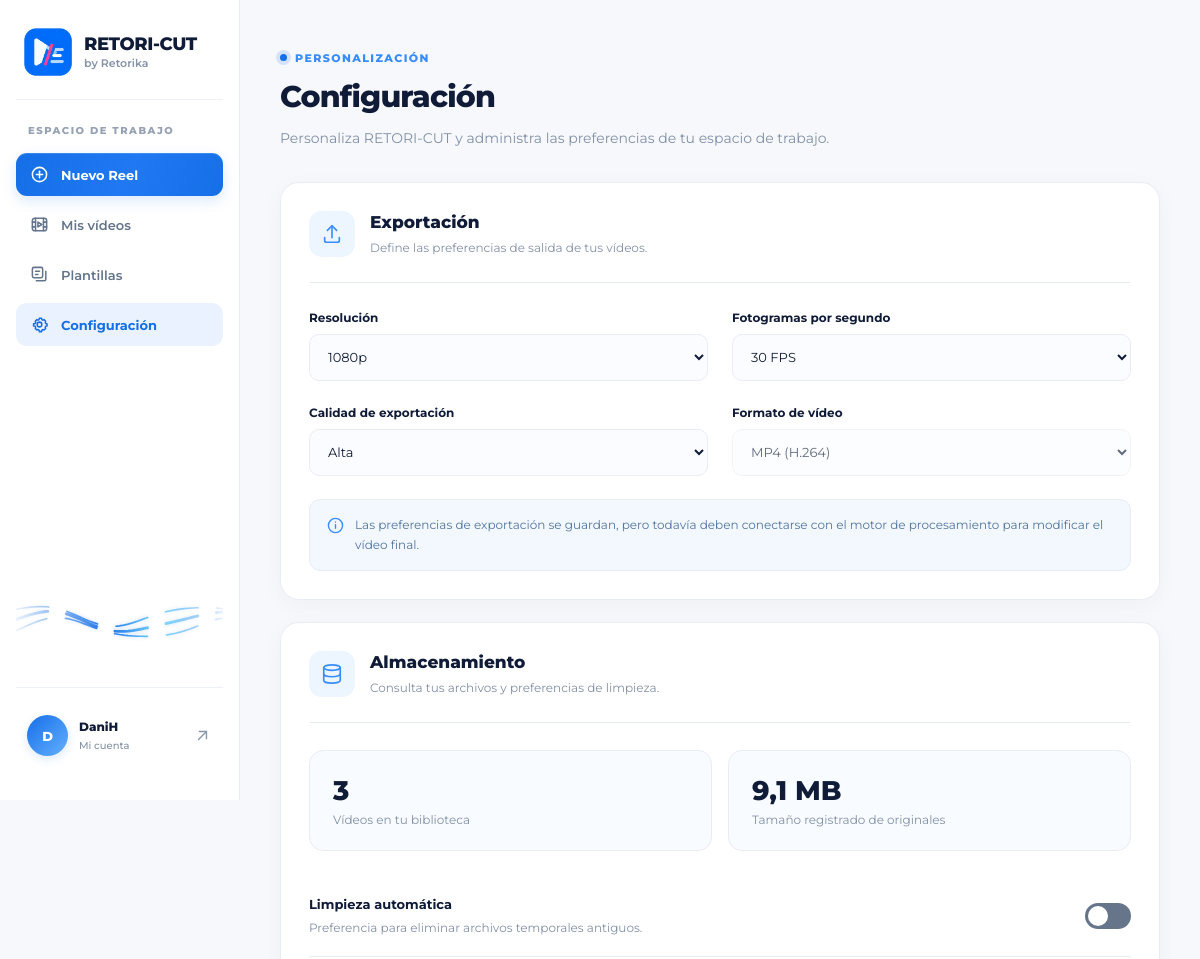
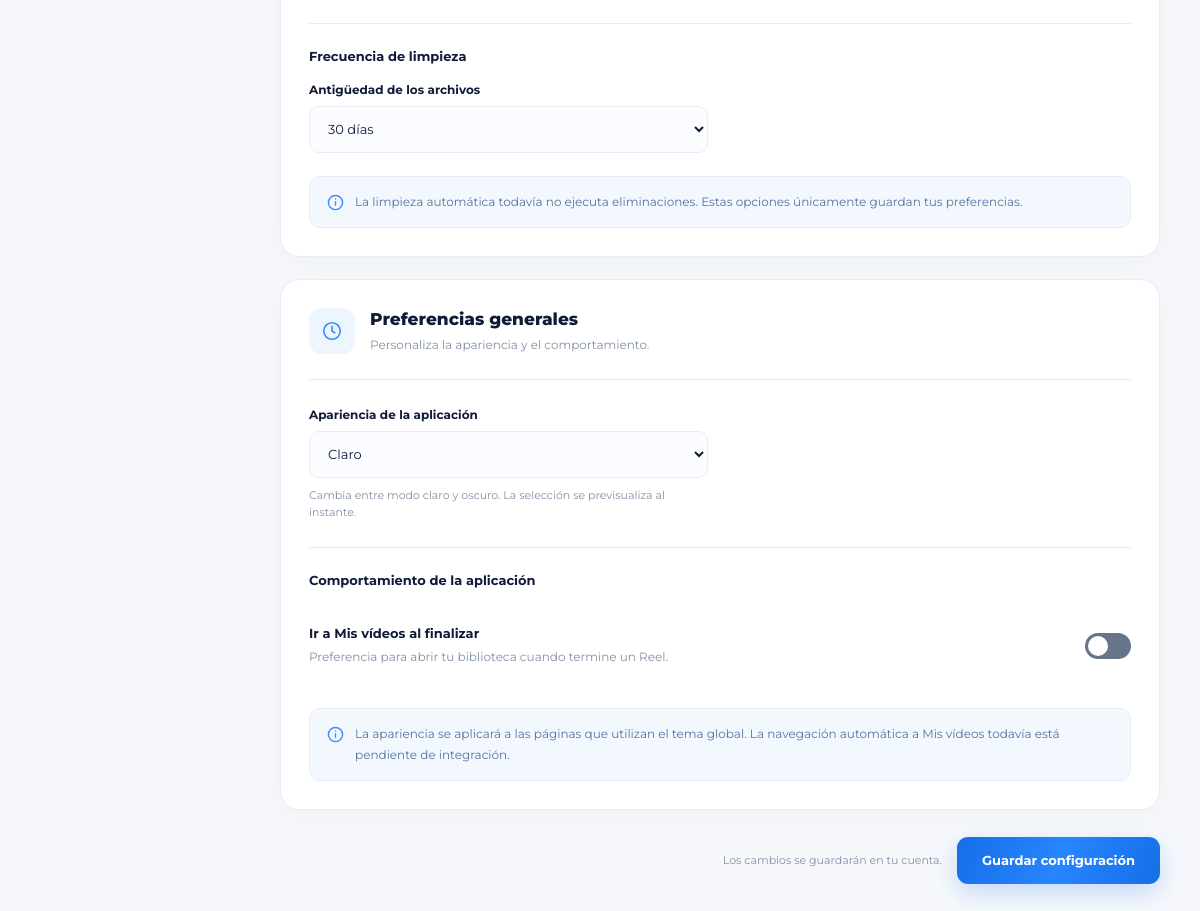
The app's page /configuracion/ (signed in) with its own data (2 pictures, top to bottom).
### reels/models.py (models this page shows, shortened)
class PreferenciasUsuario(models.Model):
    usuario = models.OneToOneField(
        settings.AUTH_USER_MODEL,
        on_delete=models.CASCADE,
        related_name="preferencias_retori_cut",
    )
    resolucion = models.CharField(
        max_length=4,
        choices=[
            ("720", "720p"),
            ("1080", "1080p"),
        ],
        default="1080",
    )
    fps = models.PositiveSmallIntegerField(
        choices=[
            (24, "24 FPS"),
            (30, "30 FPS"),
            (60, "60 FPS"),
        ],
        default=30,
    )
    calidad = models.CharField(
        max_length=20,
        choices=[
            ("alta", "Alta"),
            ("equilibrada", "Equilibrada"),
            ("ligera", "Archivo ligero"),
        ],
        default="equilibrada",
    )
    tema = models.CharField(
        max_length=10,
        choices=[
            ("claro", "Claro"),
            ("oscuro", "Oscuro"),
        ],
        default="claro",
    )
    avisar_finalizacion = models.BooleanField(
        default=True
    )
    ir_a_mis_videos = models.BooleanField(
        default=False
    )
    conservar_originales = models.BooleanField(
        default=True
    )
    limpieza_automatica = models.BooleanField(
        default=False
    )
    dias_limpieza = models.PositiveSmallIntegerField(
        choices=[
            (7, "7 días"),
            (30, "30 días"),
            (90, "90 días"),
        ],
        default=30,
    )

### reels/configuracion_views.py (the view)
@login_required(login_url="iniciar_sesion")
@require_http_methods(["GET", "POST"])
def configuracion(request):
    preferencias, _ = PreferenciasUsuario.objects.get_or_create(
        usuario=request.user
    )
    if request.method == "POST":
        formulario = PreferenciasForm(
            request.POST,
            instance=preferencias,
        )
        if formulario.is_valid():
            formulario.save()
            messages.success(
                request,
                "Preferencias guardadas correctamente.",
            )
            return redirect("configuracion")
    else:
        formulario = PreferenciasForm(
            instance=preferencias
        )
    reels = Reel.objects.filter(
        usuario=request.user
    )
    cantidad = reels.count()
    bytes_originales = (
        reels.aggregate(
            total=Sum("peso")
        )["total"] or 0
    )
    espacio_originales_mb = round(
        bytes_originales / (1024 * 1024),
        1,
    )
    return render(
        request,
        "reels/configuracion.html",
        {
            "formulario": formulario,
            "cantidad_videos": cantidad,
            "espacio_originales_mb": espacio_originales_mb,
        },
    )

### templates/reels/configuracion.html (shortened to what this page needs)
{% extends "reels/base.html" %}
{% block nav_configuracion %}active{% endblock %}
{% block content %}
<div class="configuracion-page">
    <header class="configuracion-cabecera">
        <span class="configuracion-etiqueta">
            PERSONALIZACIÓN
        </span>
        <h1>Configuración</h1>
        <p>
            Personaliza RETORI-CUT y administra las
            preferencias de tu espacio de trabajo.
        </p>
    </header>
    <form method="post" action="{% url 'configuracion' %}">
        <section class="configuracion-tarjeta">
            <div class="configuracion-tarjeta-cabecera">
                <div class="configuracion-icono">
                    <svg viewBox="0 0 24 24">
                        <path d="M12 16V3"/>
                        <path d="m7 8 5-5 5 5"/>
                        <path d="M4 16v3a2 2 0 0 0 2 2h12a2 2 0 0 0 2-2v-3"/>
                    </svg>
                </div>
                <div class="configuracion-tarjeta-titulo">
                    <h2>Exportación</h2>
                    <p>Define las preferencias de salida de tus vídeos.</p>
                </div>
            </div>
            <div class="configuracion-grid">
                <div class="configuracion-campo">
                    <label for="{{ formulario.resolucion.id_for_label }}">
                        Resolución
                    </label>
                    {{ formulario.resolucion }}
                </div>
                <div class="configuracion-campo">
                    <label for="{{ formulario.fps.id_for_label }}">
                        Fotogramas por segundo
                    </label>
                    {{ formulario.fps }}
                </div>
                <div class="configuracion-campo">
                    <label for="{{ formulario.calidad.id_for_label }}">
                        Calidad de exportación
                    </label>
                    {{ formulario.calidad }}
                </div>
                <div class="configuracion-campo">
                    <label for="formato-video">Formato de vídeo</label>
                    <select id="formato-video" disabled>
                        <option>MP4 (H.264)</option>
                    </select>
                </div>
            </div>
            <div class="configuracion-aviso">
                <svg viewBox="0 0 24 24">
                    <circle cx="12" cy="12" r="10"/>
                    <path d="M12 11v5"/>
                    <path d="M12 7h.01"/>
                </svg>
                <span>
                    Las preferencias de exportación se guardan,
                    pero todavía deben conectarse con el motor
                    de procesamiento para modificar el vídeo final.
                </span>
            </div>
        </section>
        <section class="configuracion-tarjeta">
            <div class="configuracion-tarjeta-cabecera">
                <div class="configuracion-icono">
                    <svg viewBox="0 0 24 24">
                        <ellipse cx="12" cy="5" rx="9" ry="3"/>
                        <path d="M3 5v7c0 1.7 4 3 9 3s9-1.3 9-3V5"/>
                        <path d="M3 12v7c0 1.7 4 3 9 3s9-1.3 9-3v-7"/>
                    </svg>
                </div>
                <div class="configuracion-tarjeta-titulo">
                    <h2>Almacenamiento</h2>
                    <p>Consulta tus archivos y preferencias de limpieza.</p>
                </div>
            </div>
            <div class="configuracion-estadisticas">
                <div class="configuracion-estadistica">
                    <strong>{{ cantidad_videos|default:0 }}</strong>
                    <span>Vídeos en tu biblioteca</span>
                </div>
                <div class="configuracion-estadistica">
                    <strong>{{ espacio_originales_mb|default:0 }} MB</strong>
                    <span>Tamaño registrado de originales</span>
                </div>
            </div>
            <div class="configuracion-opcion">
                <div class="configuracion-opcion-info">
                    <strong>Limpieza automática</strong>
                    <p>
                        Preferencia para eliminar archivos
                        temporales antiguos.
                    </p>
                </div>
                <label class="configuracion-switch">
                    <span class="configuracion-switch-pista"></span>
                </label>
            </div>
            <div class="configuracion-subseccion">
                <h3>Frecuencia de limpieza</h3>
                <div class="configuracion-grid">
                    <div class="configuracion-campo">
                        <label for="{{ formulario.dias_limpieza.id_for_label }}">
                            Antigüedad de los archivos
                        </label>
                        {{ formulario.dias_limpieza }}
                    </div>
                </div>
            </div>
            <div class="configuracion-aviso">
                <svg viewBox="0 0 24 24">
                    <circle cx="12" cy="12" r="10"/>
                    <path d="M12 11v5"/>
                    <path d="M12 7h.01"/>
                </svg>
                <span>
                    La limpieza automática todavía no ejecuta
                    eliminaciones. Estas opciones únicamente
                    guardan tus preferencias.
                </span>
            </div>
        </section>
        <section class="configuracion-tarjeta">
            <div class="configuracion-tarjeta-cabecera">
                <div class="configuracion-icono">
                    <svg viewBox="0 0 24 24">
                        <circle cx="12" cy="12" r="9"/>
                        <path d="M12 7v5l3 2"/>
                    </svg>
                </div>
                <div class="configuracion-tarjeta-titulo">
                    <h2>Preferencias generales</h2>
                    <p>Personaliza la apariencia y el comportamiento.</p>
                </div>
            </div>
            <div class="configuracion-grid">
                <div class="configuracion-campo">
                    <label for="{{ formulario.tema.id_for_label }}">
                        Apariencia de la aplicación
                    </label>
                    {{ formulario.tema }}
                    <span class="configuracion-ayuda">
                        Cambia entre modo claro y oscuro.
                        La selección se previsualiza al instante.
                    </span>
                </div>
            </div>
            <div class="configuracion-subseccion">
                <h3>Comportamiento de la aplicación</h3>
                <div class="configuracion-opcion">
                    <div class="configuracion-opcion-info">
                        <strong>Ir a Mis vídeos al finalizar</strong>
                        <p>
                            Preferencia para abrir tu biblioteca
                            cuando termine un Reel.
                        </p>
                    </div>
                    <label class="configuracion-switch">
                        <span class="configuracion-switch-pista"></span>
                    </label>
                </div>
            </div>
            <div class="configuracion-aviso">
                <svg viewBox="0 0 24 24">
                    <circle cx="12" cy="12" r="10"/>
                    <path d="M12 11v5"/>
                    <path d="M12 7h.01"/>
                </svg>
                <span>
                    La apariencia se aplicará a las páginas que
                    utilizan el tema global. La navegación automática
                    a Mis vídeos todavía está pendiente de integración.
                </span>
            </div>
        </section>
        <div class="configuracion-acciones">
            <span class="configuracion-acciones-texto">
                Los cambios se guardarán en tu cuenta.
            </span>
            <button type="submit" class="configuracion-guardar">
                Guardar configuración
            </button>
        </div>
    </form>
</div>
{% endblock %}

### templates/reels/base.html (shortened to what this page needs)
{% load static %}
<!DOCTYPE html>
<html
    lang="es"
    data-theme="{% if user.is_authenticated and user.preferencias_retori_cut.tema == 'oscuro' %}oscuro{% else %}claro{% endif %}"
>
<head>
    <link
        rel="stylesheet"
        href="{% static 'reels/css/style.css' %}?v=dark3"
    >
</head>
<body>
<aside class="sidebar">
    <div class="sidebar-marca">
        <a href="{% url 'nuevo_reel' %}" class="marca-enlace">
            <img
                src="{% static 'reels/img/logotipo.png' %}"
                alt="Logotipo RETORI-CUT"
                class="marca-logotipo"
            >
            <div class="marca-texto">
                <strong>RETORI-CUT</strong>
                <small>by Retorika</small>
            </div>
        </a>
    </div>
    {% if user.is_authenticated %}
        <p class="sidebar-seccion-titulo">
            ESPACIO DE TRABAJO
        </p>
        <nav
            class="sidebar-navegacion"
            aria-label="Navegación principal"
        >
            <a
                href="{% url 'nuevo_reel' %}"
                class="nav-item nav-item-principal {% block nav_nuevo %}{% endblock %}"
            >
                <span class="nav-icono">
                    <svg viewBox="0 0 24 24">
                        <circle cx="12" cy="12" r="9"/>
                        <path d="M12 8v8"/>
                        <path d="M8 12h8"/>
                    </svg>
                </span>
                <span>Nuevo Reel</span>
            </a>
            <a
                href="{% url 'mis_videos' %}"
                class="nav-item {% block nav_videos %}{% endblock %}"
            >
                <span class="nav-icono">
                    <svg viewBox="0 0 24 24">
                        <rect x="3" y="4" width="18" height="16" rx="3"/>
                        <path d="M7 4v16"/>
                        <path d="M17 4v16"/>
                        <path d="M3 9h4"/>
                        <path d="M3 15h4"/>
                        <path d="M17 9h4"/>
                        <path d="M17 15h4"/>
                        <path d="m10 9 5 3-5 3z"/>
                    </svg>
                </span>
                <span>Mis vídeos</span>
            </a>
            <a
                href="{% url 'mis_plantillas' %}"
                class="nav-item {% block nav_plantillas %}{% endblock %}"
            >
                <span class="nav-icono">
                    <svg viewBox="0 0 24 24">
                        <rect x="3" y="3" width="13" height="13" rx="2"/>
                        <path d="M8 20h10a2 2 0 0 0 2-2V8"/>
                        <path d="M7 8h5"/>
                        <path d="M7 12h3"/>
                    </svg>
                </span>
                <span>Plantillas</span>
            </a>
            <a
                href="{% url 'configuracion' %}"
                class="nav-item {% block nav_configuracion %}{% endblock %}"
            >
                <span class="nav-icono">
                </span>
                <span>Configuración</span>
            </a>
        </nav>
    {% endif %}
    <div class="sidebar-zona-inferior">
        <div
            class="retori-rio"
            id="retori-rio"
            aria-hidden="true"
        >
        </div>
        {% if user.is_authenticated %}
            <div class="sidebar-perfil">
                <a
                    href="{% url 'mi_perfil' %}"
                    class="sidebar-perfil-enlace {% block nav_perfil %}{% endblock %}"
                    aria-label="Ir a mi perfil"
                    title="Ver mi perfil"
                >
                    <span class="perfil-avatar" aria-hidden="true">
                        {{ user.first_name|default:user.email|first|upper }}{{ user.last_name|first|upper }}
                    </span>
                    <span class="perfil-info">
                        <strong>
                            {% if user.first_name or user.last_name %}
                                {{ user.get_full_name|default:user.username }}
                            {% else %}
                                {{ user.email|default:user.username }}
                            {% endif %}
                        </strong>
                        <small>Mi cuenta</small>
                    </span>
                    <span class="perfil-acceso-icono" aria-hidden="true">
                        <svg viewBox="0 0 24 24">
                            <path d="M7 17 17 7"/>
                            <path d="M8 7h9v9"/>
                        </svg>
                    </span>
                </a>
            </div>
        {% endif %}
    </div>
</aside>
<div class="aplicacion">
    <main class="contenido">
        {% block content %}
        {% endblock %}
    </main>
</div>
</body>
</html>

### records on screen
PreferenciasUsuario: resolucion "1080p", fps "30 FPS", calidad "Alta", dias_limpieza "30 días", tema "Claro"

### other values on screen
{{ user.first_name|default:user.email|first|upper }} "D"
{{ user.get_full_name|default:user.username }} "DaniH"
{{ cantidad_videos|default:0 }} "3"
{{ espacio_originales_mb|default:0 }} "9,1"
